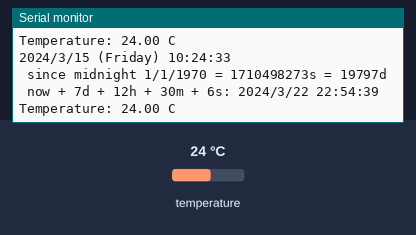
The sketch below on a simulated Arduino Uno, built with avr-gcc and run on an emulated ATmega328P. Parts: the last lines printed to the serial monitor. The test bench sets the inputs (shaded band); at power-on: temperature 24 °C. The local clock reads 2024-03-15 10:24:30 at power-on unless the sketch sets it.

Above: at 3.8 s.
3.9 s: temperature set to 12 °C
At 6.8 s:
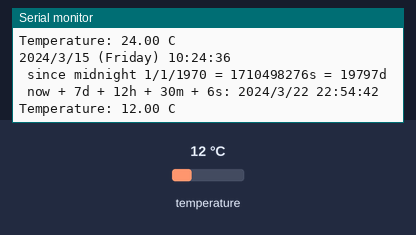
7.8 s: temperature set to 19 °C
At 9.5 s:
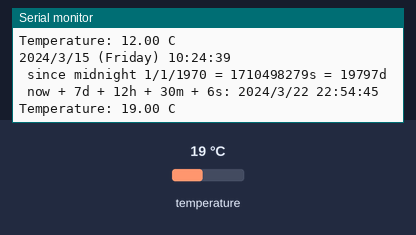
Timing chart, 0 to 11.0 s (numbered marks = the images above; inputs shaded):
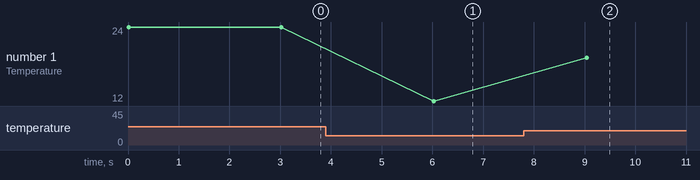

The sketch:

ds3231.ino
```cpp
// Date and time functions using a DS3231 RTC connected via I2C and Wire lib
#include "RTClib.h"

RTC_DS3231 rtc;

char daysOfTheWeek[7][12] = {"Sunday", "Monday", "Tuesday", "Wednesday", "Thursday", "Friday", "Saturday"};

void setup () {
  Serial.begin(115200);

#ifndef ESP8266
  while (!Serial); // wait for serial port to connect. Needed for native USB
#endif

  if (! rtc.begin()) {
    Serial.println("Couldn't find RTC");
    Serial.flush();
    while (1) delay(10);
  }

  if (rtc.lostPower()) {
    Serial.println("RTC lost power, let's set the time!");
    // When time needs to be set on a new device, or after a power loss, the
    // following line sets the RTC to the date & time this sketch was compiled
    rtc.adjust(DateTime(F(__DATE__), F(__TIME__)));
    // This line sets the RTC with an explicit date & time, for example to set
    // January 21, 2014 at 3am you would call:
    // rtc.adjust(DateTime(2014, 1, 21, 3, 0, 0));
  }

  // When time needs to be re adjusted on a previously configured device, uncomment the
  // following line inorder to pull the correct time from your pc:
  // rtc.adjust(DateTime(F(__DATE__), F(__TIME__)));
  // This line sets the RTC with an explicit date & time, for example to set
  // January 21, 2014 at 3am you would call:
  // rtc.adjust(DateTime(2014, 1, 21, 3, 0, 0));
}

void loop () {
    DateTime now = rtc.now();

    Serial.print(now.year(), DEC);
    Serial.print('/');
    Serial.print(now.month(), DEC);
    Serial.print('/');
    Serial.print(now.day(), DEC);
    Serial.print(" (");
    Serial.print(daysOfTheWeek[now.dayOfTheWeek()]);
    Serial.print(") ");
    Serial.print(now.hour(), DEC);
    Serial.print(':');
    Serial.print(now.minute(), DEC);
    Serial.print(':');
    Serial.print(now.second(), DEC);
    Serial.println();

    Serial.print(" since midnight 1/1/1970 = ");
    Serial.print(now.unixtime());
    Serial.print("s = ");
    Serial.print(now.unixtime() / 86400L);
    Serial.println("d");

    // calculate a date which is 7 days, 12 hours, 30 minutes, 6 seconds into the future
    DateTime future (now + TimeSpan(7,12,30,6));

    Serial.print(" now + 7d + 12h + 30m + 6s: ");
    Serial.print(future.year(), DEC);
    Serial.print('/');
    Serial.print(future.month(), DEC);
    Serial.print('/');
    Serial.print(future.day(), DEC);
    Serial.print(' ');
    Serial.print(future.hour(), DEC);
    Serial.print(':');
    Serial.print(future.minute(), DEC);
    Serial.print(':');
    Serial.print(future.second(), DEC);
    Serial.println();

    Serial.print("Temperature: ");
    Serial.print(rtc.getTemperature());
    Serial.println(" C");

    Serial.println();
    delay(3000);
}
```

Measured:
- after the input at 3.9 s, the serial monitor: prints a new line after 2.1 s (image 1)
- after the input at 7.8 s, the serial monitor: prints a new line after 1.2 s (image 2)
- plotted number 1: 12 → 19 after the input at 7.8 s
